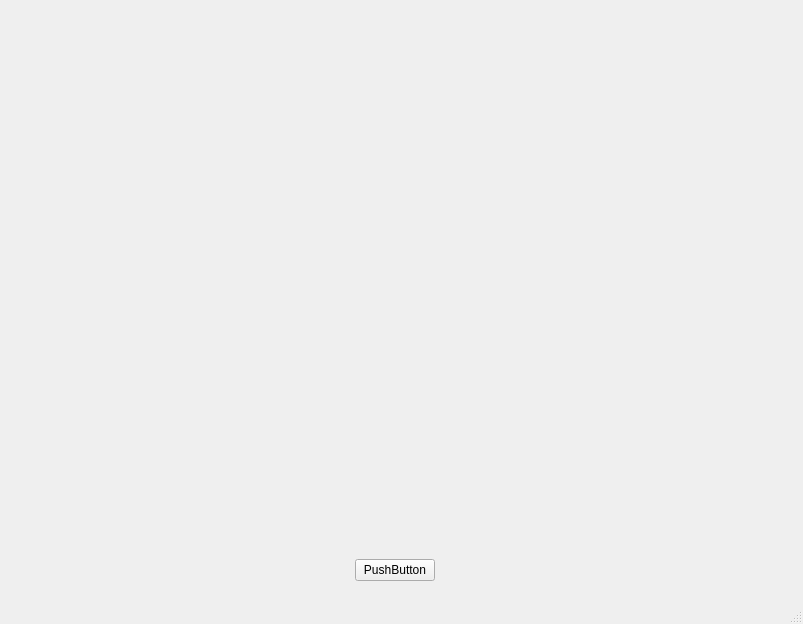
<?xml version="1.0" encoding="UTF-8"?>
<ui version="4.0">
 <class>MainWindow</class>
 <widget class="QMainWindow" name="MainWindow">
  <property name="geometry">
   <rect>
    <x>0</x>
    <y>0</y>
    <width>803</width>
    <height>624</height>
   </rect>
  </property>
  <property name="windowTitle">
   <string>MainWindow</string>
  </property>
  <widget class="QWidget" name="centralwidget">
   <widget class="QWidget" name="verticalLayoutWidget">
    <property name="geometry">
     <rect>
      <x>-10</x>
      <y>0</y>
      <width>811</width>
      <height>581</height>
     </rect>
    </property>
    <layout class="QVBoxLayout" name="verticalLayout">
     <item alignment="Qt::AlignHCenter|Qt::AlignBottom">
      <widget class="QPushButton" name="btn">
       <property name="sizePolicy">
        <sizepolicy hsizetype="Fixed" vsizetype="Fixed">
         <horstretch>0</horstretch>
         <verstretch>0</verstretch>
        </sizepolicy>
       </property>
       <property name="text">
        <string>PushButton</string>
       </property>
      </widget>
     </item>
    </layout>
   </widget>
  </widget>
  <widget class="QMenuBar" name="menubar">
   <property name="geometry">
    <rect>
     <x>0</x>
     <y>0</y>
     <width>803</width>
     <height>26</height>
    </rect>
   </property>
  </widget>
  <widget class="QStatusBar" name="statusbar"/>
 </widget>
 <resources/>
 <connections/>
</ui>
